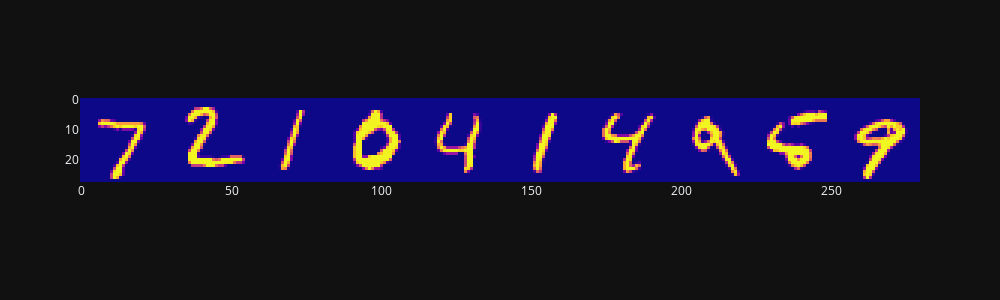

Notebook code cell kept with this figure:
### Code cell
print(*y_pred[:10])
px.imshow(np.hstack(X_test[:10]), width=1000, height=300).update_coloraxes(showscale=False)

### Figure 1 — Plotly figure (JSON) as saved in the notebook; plotly's stock layout.template omitted (floating-point values rounded to 4 significant figures; data arrays with more than 128 entries replaced by an {"elided": "..."} marker saying what was removed)
{"data": [{"coloraxis": "coloraxis", "hovertemplate": "x: %{x}<br>y: %{y}<br>color: %{z}<extra></extra>", "name": "0", "type": "heatmap", "xaxis": "x", "yaxis": "y", "z": {"elided": "28x280 int values"}}], "layout": {"coloraxis": {"colorscale": [[0, "#0d0887"], [0.1111, "#46039f"], [0.2222, "#7201a8"], [0.3333, "#9c179e"], [0.4444, "#bd3786"], [0.5556, "#d8576b"], [0.6667, "#ed7953"], [0.7778, "#fb9f3a"], [0.8889, "#fdca26"], [1, "#f0f921"]], "showscale": false}, "height": 300, "margin": {"t": 60}, "width": 1000, "xaxis": {"anchor": "y", "constrain": "domain", "domain": [0, 1], "scaleanchor": "y"}, "yaxis": {"anchor": "x", "autorange": "reversed", "constrain": "domain", "domain": [0, 1]}}}
